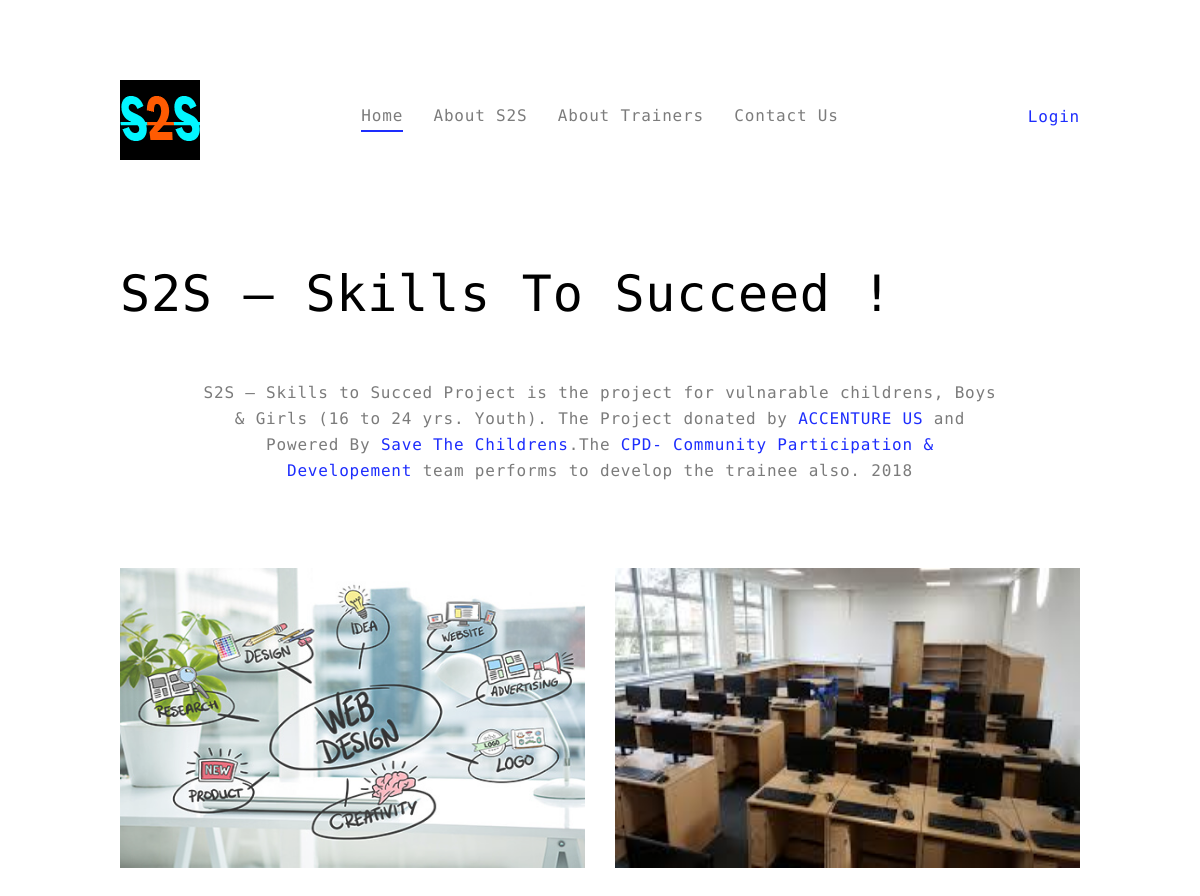
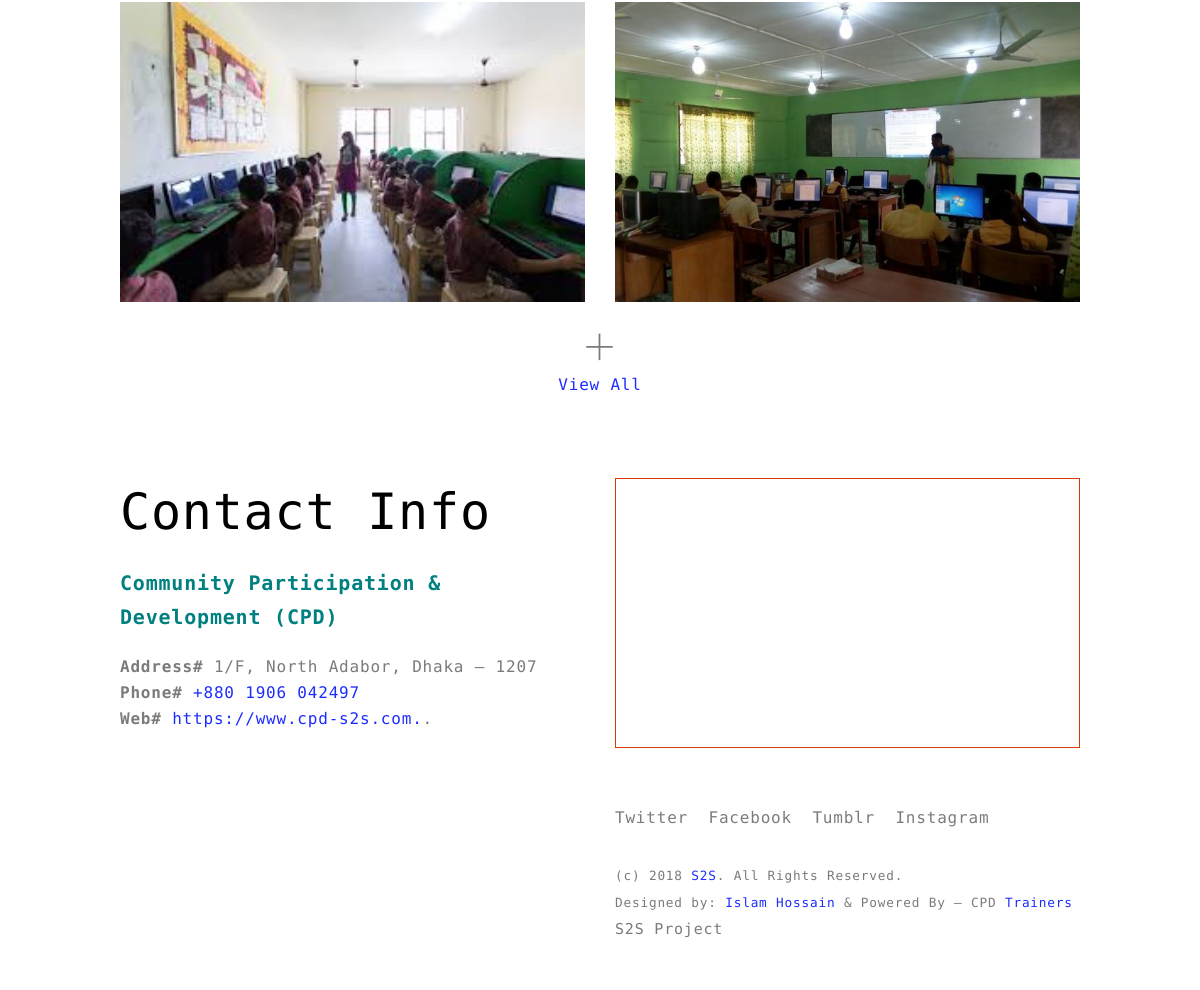
The page / on the database its author committed (2 pictures, top to bottom).
### tables this page shows
CREATE TABLE `tb_siteinfo` (
  `id` int(11) NOT NULL,
  `title` varchar(255) NOT NULL,
  `icon` varchar(255) NOT NULL,
  `logo` varchar(255) NOT NULL,
  `description` text NOT NULL,
  `keywords` text NOT NULL,
  `author` text NOT NULL,
  `companyname` varchar(255) NOT NULL,
  `address` text NOT NULL,
  `phone` varchar(255) NOT NULL,
  `website` varchar(255) NOT NULL,
  `footer` text NOT NULL,
  `companymap` text NOT NULL
);

CREATE TABLE `tb_intro` (
  `id` int(11) NOT NULL,
  `introtitle` varchar(255) NOT NULL,
  `introcontent` text NOT NULL,
  `introfor` varchar(255) NOT NULL
);

CREATE TABLE `tb_galleryimages` (
  `id` int(11) NOT NULL,
  `galleryimagetitle` varchar(255) NOT NULL,
  `galleryimages` varchar(255) NOT NULL,
  `galleryimagefor` varchar(255) NOT NULL,
  `status` int(11) NOT NULL
);

### application/controllers/Home.php (called while the page is built, shortened)
<?php
class Home extends CI_Controller {
	public function __construct(){
		$this->load->model('siteinfo_model');
		$this->load->model('intro_model');
		$this->load->model('gallery_model');
		$this->load->model('authority_model');
		$this->load->model('batch_model');
		$this->load->model('employability_model');
		$this->load->model('message_model');
		$this->load->model('user_model');
		$this->load->model('student_model');
	}
	public function index()
	{
		$this->load->helper();
		$this->HomePage();
	}
	public function HomePage(){
		$data['activated_home'] = 'fh5co-active';
		$data['siteinfo'] = $this->siteinfo_model->GetSiteinfoByID($data);
		$data['introfor'] = 'HomePage';
		$data['introduction'] = $this->intro_model->GetSiteIntroByKey($data);
		$data['gallerycontents'] = $this->gallery_model->GetGalleryContentsData($data);
		$data['page_header'] = $this->load->view('included/page_header.php',$data);
		$data['page_intro'] = $this->load->view('pages/introduction.php',$data);
		$data['page_content'] = $this->load->view('pages/home_content.php',$data);
		$data['page_contact'] = $this->load->view('included/page_contact',$data);
		$data['page_footer'] = $this->load->view('included/page_footer.php',$data);
		$this->load->view('index',$data);
	}
}

### index.php (called while the page is built, shortened)
<?php
require_once BASEPATH.'core/CodeIgniter.php';

### application/models/Siteinfo_Model.php (called while the page is built)
<?php
	class Siteinfo_Model extends CI_Model{
		public function GetSiteinfoByID($data){
			$this->db->select('*');
			$this->db->from('tb_siteinfo');
			$this->db->where('id',1);
			$sresult = $this->db->get();
			$result  = $sresult->row();
			return $result;
		}
	}
?>

### application/models/Intro_Model.php (called while the page is built)
<?php
	class Intro_Model extends CI_Model{
		public function GetSiteIntroByKey($data){
			$this->db->select('*');
			$this->db->from('tb_intro');
			$this->db->where('introfor',$data['introfor']);
			$sresult = $this->db->get();
			$result  = $sresult->row();
			return $result;
		}
	}
?>

### application/models/Gallery_Model.php (called while the page is built, shortened)
<?php
	class Gallery_Model extends CI_Model{
		public function GetGalleryContentsData($data){
			$this->db->select('*');
			$this->db->from('tb_gallerycontent');
			$sresult = $this->db->get();
			$result  = $sresult->result();
			return $result;
		}
		public function GetSingleImageByLastUpload($data){
			$this->db->select('*');
			$this->db->from('tb_galleryimages');
			$this->db->like('galleryimagefor',$data);
			$this->db->order_by('id','DESC');
			$this->db->limit(1);
			$sresult = $this->db->get();
			$result = $sresult->row();
			return $result;
		}
	}
?>

### application/views/pages/home_content.php (the view, shortened to what this page needs)
<div id="fh5co-work">
	<div class="container">
		<div class="row">
			<div class="col-md-6 col-sm-6 col-xs-6 fh5co-work-wrap">
				<a href="<?php echo base_url('index.php/Home/Gallery');?>" class="fh5co-work-item js-fh5co-work-item">
					<img src="images/gallery/
					<?php
						$image = $this->gallery_model->GetSingleImageByLastUpload('web design');
						echo $image->galleryimages;
					 ?>
					" alt="<?php echo $image->galleryimages; ?>" class="img-responsive" style="width:673px; height:300px; opacity:0.8 ; ">
				</a>
			</div>
			<div class="col-md-6 col-sm-6 col-xs-6 fh5co-work-wrap">
				<a href="<?php echo base_url('index.php/Home/Gallery');?>" class="fh5co-work-item js-fh5co-work-item">
					<img src="images/gallery/
					<?php
						$image = $this->gallery_model->GetSingleImageByLastUpload('graphics design');
						echo $image->galleryimages;
					 ?>
					" alt="<?php echo $image->galleryimages; ?>" class="img-responsive" style="width:673px; height:300px;">
				</a>
			</div>
			<div class="col-md-6 col-sm-6 col-xs-6 fh5co-work-wrap">
				<a href="<?php echo base_url('index.php/Home/Gallery');?>" class="fh5co-work-item js-fh5co-work-item">
					<img src="images/gallery/
					<?php
						$image = $this->gallery_model->GetSingleImageByLastUpload('bpo');
						echo $image->galleryimages;
					 ?>
					" alt="<?php echo $image->galleryimages; ?>" class="img-responsive" style="width:673px; height:300px;">
				</a>
			</div>
			<div class="col-md-6 col-sm-6 col-xs-6 fh5co-work-wrap">
				<a href="<?php echo base_url('index.php/Home/Gallery');?>" class="fh5co-work-item js-fh5co-work-item">
					<img src="images/gallery/
					<?php
						$image = $this->gallery_model->GetSingleImageByLastUpload('Customar care');
						echo $image->galleryimages;
					 ?>
					" alt="<?php echo $image->galleryimages; ?>" class="img-responsive" style="width:673px; height:300px;">
				</a>
			</div>
		</div>
		<div class="row">
			<div class="col-md-12 text-center">
			<a href="#" class="fh5co-view js-fh5co-view"><span class="fh5co-icon-view"><i class="ti-plus"></i></span> <span class="js-fh5co-view-text">View All</span></a>
			</div>
		</div>
	</div>
</div>
<div class="fh5co-spacer fh5co-spacer-md"></div>

### application/views/included/page_header.php (shortened to what this page needs)
<!DOCTYPE html>
 <html class="no-js">
	<head>
	<link rel="stylesheet" href="<?php echo base_url(); ?>css/themify-icons.css">
	<link rel="stylesheet" href="<?php echo base_url(); ?>css/icomoon-icons.css">
	<link rel="stylesheet" href="<?php echo base_url(); ?>css/bootstrap.css">
	<link rel="stylesheet" href="<?php echo base_url(); ?>css/owl.carousel.min.css">
	<link rel="stylesheet" href="<?php echo base_url(); ?>css/owl.theme.default.min.css">
	<link rel="stylesheet" href="<?php echo base_url(); ?>css/magnific-popup.css">
	<link rel="stylesheet" href="<?php echo base_url(); ?>css/easy-responsive-tabs.css">
	<link rel="stylesheet" href="<?php echo base_url(); ?>css/style.css">
	</head>
	<body>
		<header id="fh5co-header" role="banner">
			<div class="container">
				<div id="fh5co-logo">
					<a href="index.html">
						<img src="<?php echo base_url(); ?>images/<?php if(isset($siteinfo)){ echo $siteinfo->logo; } ?>" alt="Work Logo">
					</a>
				</div>
				<div id="fh5co-main-nav">
					<nav id="fh5co-nav" role="navigation">
						<ul>
<?php if(!$this->session->userdata('userlogin')){ ?>
		<li class="<?php if(isset($activated_home)){ echo $activated_home; } ?>"> <a href="<?php echo base_url(); ?>">Home</a> </li>
		<li class="<?php if(isset($activated_about)){ echo $activated_about; } ?>"> <a href="<?php echo base_url('index.php/Home/AboutPage'); ?>">About S2S</a> </li>
		<li class="<?php if(isset($activated_trainer)){ echo $activated_trainer; } ?>"> <a href="<?php echo base_url('index.php/Home/TrainersPage'); ?>">About Trainers</a> </li>
		<li class="<?php if(isset($activated_trainings)){ echo $activated_trainings; } ?>"> <a href="<?php echo base_url('index.php/Home/ContactUs'); ?>">Contact Us</a> </li>
<?php
	}else{
		$type = $this->session->userdata('type');
?>
		<li class="pull-right"> <a href="<?php echo base_url('index.php/UserHome/'); ?>"><b><?php echo $this->session->userdata('username'); ?></b> &mdash; <?php echo $this->session->userdata('type'); ?></a> </li>
<?php  } ?>
						</ul>
<?php if(!$this->session->userdata('userlogin')){ ?>
<a href="#" class="fh5co-nav-call-to-action js-fh5co-nav-call-to-action"  data-toggle="modal" data-target="#LoginForm">Login</a>
<?php }else{ ?>
<a href="<?php echo base_url('index.php/User/Logout/'); ?>" class="fh5co-nav-call-to-action js-fh5co-nav-call-to-action" >Logout</a>
<?php  } ?>
					</nav>
				</div>
			</div>
		</header>

### application/views/pages/introduction.php
		<main role="main">
<?php  if(isset($introduction)){ ?>
			<div id="fh5co-intro">
				<div class="container">
					<h2><?php echo $introduction->introtitle; ?></h2>
						<div class="row">
							<div class="col-md-10 col-md-push-1 fh5co-intro-sub" style="text-align:center;">
								<p><?php echo $introduction->introcontent; ?></p>
							</div>
						</div>
				</div>
			</div>
<?php } ?>

### application/views/included/page_contact.php
	<div class="container">
		<div class="row">
			<div class="col-md-6">
				<h2 class="h2">Contact Info</h2>
				<h5 style="color:teal; font-weight: bold;">Community Participation & Development (CPD)</h5>
				<p>
					<strong>Address#</strong> <?php if(isset($siteinfo)){ echo $siteinfo->address; } ?><br/>
					<strong>Phone#</strong> <a href="mailto:info@freehtml5.co" target="_blank"><?php if(isset($siteinfo)){ echo $siteinfo->phone; } ?></a><br/>
					<strong>Web#</strong> <a href="mailto:info@freehtml5.co" target="_blank"><?php if(isset($siteinfo)){ echo $siteinfo->website; } ?></a>.
				</p>
			</div>
			<div class="col-md-6">
				<?php if(isset($siteinfo)){ echo $siteinfo->companymap; } ?>
			</div>
		</div>
	</div>
	<div class="fh5co-spacer fh5co-spacer-sm"></div>
</main>

### application/views/included/page_footer.php (shortened to what this page needs)
		<footer id="fh5co-footer" role="contentinfo">
			<div class="container">
				<div class="row">
					<div class="col-md-push-6 col-md-6">
						<ul class="fh5co-footer-social">
							<li><a href="#">Twitter</a></li>
							<li><a href="#">Facebook</a></li>
							<li><a href="#">Tumblr</a></li>
							<li><a href="#">Instagram</a></li>
						</ul>
						<p class="fh5co-copyright">
							<?php if(isset($siteinfo)){ echo $siteinfo->footer; } ?>
						</p>
					</div>
				</div>
			</div>
		</footer>
	</body>
</html>

### css/style.css (style rules this page uses)
body { font-family: "PT Mono", sans-serif; font-size: 16px; line-height: 26px; color: #7b7b7b; font-weight: 300; letter-spacing: .05em; }
a { -webkit-transition: all 0.5s ease; -moz-transition: all 0.5s ease; -ms-transition: all 0.5s ease; -o-transition: all 0.5s ease; transition: all 0.5s ease; color: #1d2dfd; border-bottom: 2px solid transparent; }
h1, .h1, h2, .h2, h3, .h3, h4, .h4, h5, .h5, h6, .h6 { margin: 0 0 20px 0; padding: 0; font-family: "PT Mono", sans-serif; font-weight: 400; color: #000000; }
h2, .h2 { font-size: 50px; line-height: 68px; }
h5, .h5 { font-size: 20px; line-height: 34px; }
ul, ol { padding-left: 15px; line-height: 26px; margin-left: 15px; }
p, img { margin: 0 0 20px 0; }
ul, ol { padding-left: 15px; line-height: 24px; }
#fh5co-header { margin-top: 5em; margin-bottom: 5em; }
#fh5co-header #fh5co-logo { float: left; position: relative; z-index: 102; display: block; }
#fh5co-main-nav { position: relative; margin-top: 24px; }
#fh5co-main-nav #fh5co-nav { position: relative; width: 100%; }
#fh5co-main-nav ul { padding: 0; margin: 0 0 7px 0; display: block; margin-left: auto; margin-right: auto; width: 800px; text-align: center; }
#fh5co-main-nav ul > li { padding: 0; margin: 0 0 7px 0; list-style: none; display: inline-block; }
#fh5co-main-nav ul > li.fh5co-active a { color: #7c7c7c; border-bottom: 2px solid #1d2dfd; }
#fh5co-main-nav ul > li:last-child { margin: 0; }
#fh5co-main-nav ul > li > a { padding: 5px 0; margin: 0 10px; color: #7c7c7c; border-bottom: 2px solid transparent; }
#fh5co-main-nav .fh5co-nav-call-to-action { position: absolute; right: 0; top: 0; text-align: right; }
#fh5co-intro { margin-bottom: 2em; }
#fh5co-intro .fh5co-intro-sub { margin: 2em 0; }
#fh5co-work .fh5co-work-wrap { position: relative; margin-bottom: 30px; }
#fh5co-work .fh5co-work-item { position: relative; display: block; float: left; width: 100%; height: 100%; border-bottom: none !important; }
#fh5co-work .fh5co-work-item img { float: left; margin: 0; padding: 0; }
#fh5co-footer { padding-bottom: 2em; }
#fh5co-footer .fh5co-footer-social { padding: 0; margin: 0 0 2em 0; }
#fh5co-footer .fh5co-footer-social li { display: inline; font-size: 16px; list-style: none; padding: 0; margin: 0; }
#fh5co-footer .fh5co-footer-social li a { color: #7c7c7c; padding: 4px 0; margin: 0 10px 0 0; }
#fh5co-footer .fh5co-copyright { color: #7b7b7b; font-size: 15px; }
.fh5co-view { text-align: center; }
.fh5co-view .fh5co-icon-view { line-height: 0; margin-bottom: 10px; display: block; color: #7b7b7b; -webkit-transition: all 0.5s ease; -moz-transition: all 0.5s ease; -ms-transition: all 0.5s ease; -o-transition: all 0.5s ease; transition: all 0.5s ease; }
.fh5co-view .fh5co-icon-view i { font-size: 30px; }
.fh5co-spacer { clear: both; position: relative; border: none; padding: 0; margin: 0; }
.fh5co-spacer-md { height: 80px; }
.fh5co-spacer-sm { height: 50px; }

### rows shown on the page
tb_siteinfo: logo (picture), address "1/F, North Adabor, Dhaka — 1207", phone "+880 1906 042497", website "https://www.cpd-s2s.com.", footer "(c) 2018 S2S . All Rights Reserved. Designed by: Islam Hossain & Powered By — CPD Trainers S2S Project"
tb_intro: introtitle "S2S — Skills To Succeed !", introcontent "S2S — Skills to Succed Project is the project for vulnarable childrens, Boys & Girls (16 to 24 yrs. Youth). The Project donated by ACCENTURE US and Powered By Save The Childrens .The CPD- Community Participation & Developement team performs to develop the trainee also. 2018"
tb_galleryimages: galleryimages (picture)
tb_galleryimages: galleryimages (picture)
tb_galleryimages: galleryimages (picture)
tb_galleryimages: galleryimages (picture)
